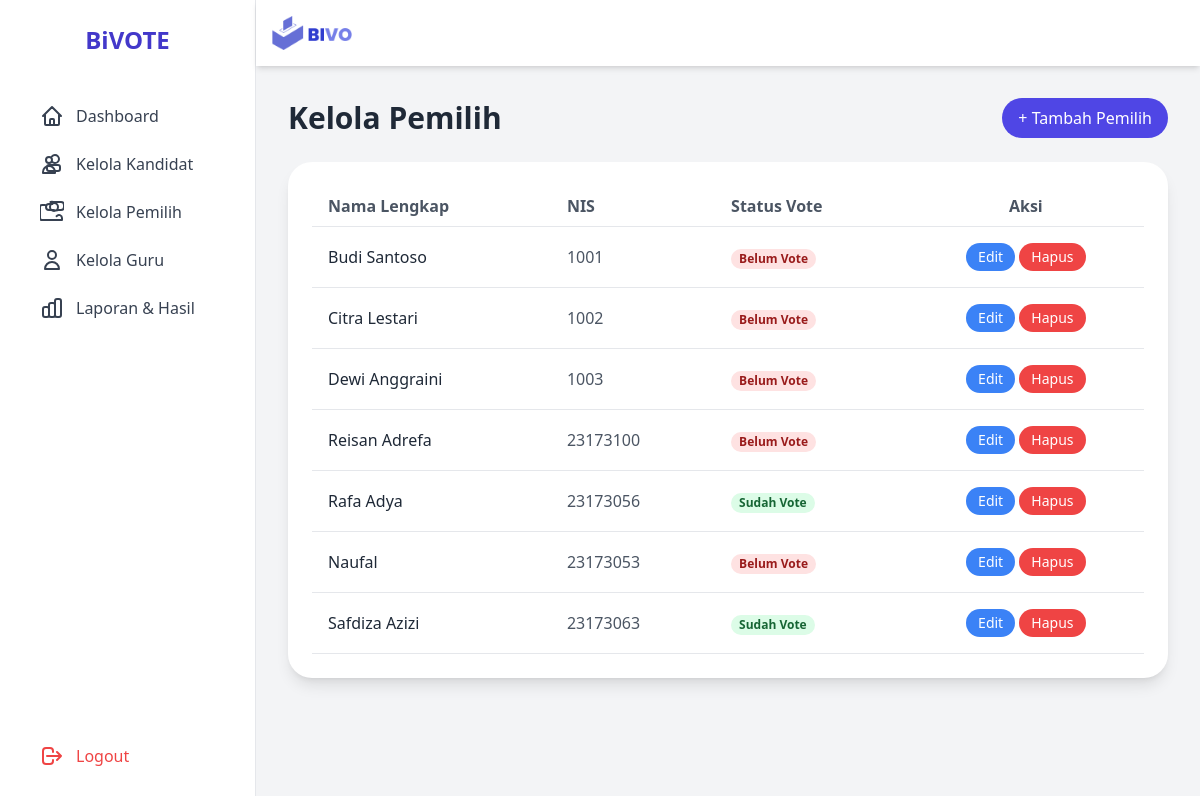
The app's page /admin/manage_votes.php (signed in) with its own data.
### tables this page shows
CREATE TABLE `pemilih` (
  `id` int(11) NOT NULL AUTO_INCREMENT,
  `nis` varchar(50) NOT NULL,
  `nama_lengkap` varchar(255) NOT NULL,
  `tanggal_lahir` varchar(20) NOT NULL COMMENT 'Format: DD/MM/YY',
  `status_memilih` tinyint(1) DEFAULT 0 COMMENT '0=Belum, 1=Sudah',
  `id_kandidat_dipilih` int(11) DEFAULT NULL,
  PRIMARY KEY (`id`),
  UNIQUE KEY `nis` (`nis`),
  KEY `id_kandidat_dipilih` (`id_kandidat_dipilih`),
  CONSTRAINT `pemilih_ibfk_1` FOREIGN KEY (`id_kandidat_dipilih`) REFERENCES `kandidat` (`id`) ON DELETE SET NULL ON UPDATE CASCADE
);

### admin/manage_votes.php (the view, shortened to what this page needs)
<?php
require_once '../config/koneksi.php';
$sql = "SELECT id, nama_lengkap, nis, status_memilih, id_kandidat_dipilih FROM pemilih ORDER BY id ASC";
$result = $koneksi->query($sql);
$voter_list = [];
if ($result->num_rows > 0) {
    while($row = $result->fetch_assoc()) {
        $voter_list[] = $row;
    }
}
?>
<!DOCTYPE html>
<html lang="en">
<head>
    <script src="https://cdn.tailwindcss.com"></script>
    <link rel="stylesheet" href="../assets/css/custom.css">
</head>
<body class="bg-gray-100 min-h-screen flex">
    <?php include '../includes/sidebar_admin.php'; ?>
    <div class="flex-1 flex flex-col min-h-screen">
        <?php include '../includes/header_admin.php'; ?>
        <main class="flex-1 p-8">
            <div class="flex justify-between items-center mb-6">
                <h1 class="text-3xl font-bold text-gray-800">Kelola Pemilih</h1>
                <a href="add_voter.php" class="bg-indigo-600 text-white font-medium py-2 px-4 rounded-full hover:bg-indigo-700 transition-colors">
                    + Tambah Pemilih
                </a>
            </div>
            <div class="bg-white p-6 rounded-3xl shadow-lg overflow-x-auto">
                <table class="w-full text-left">
                    <thead>
                        <tr class="text-gray-600 border-b">
                            <th class="py-2 px-4">Nama Lengkap</th>
                            <th class="py-2 px-4">NIS</th>
                            <th class="py-2 px-4">Status Vote</th>
                            <th class="py-2 px-4 text-center">Aksi</th>
                        </tr>
                    </thead>
                    <tbody>
                        <?php if (count($voter_list) > 0): ?>
                            <?php foreach ($voter_list as $voter): ?>
                                <tr class="border-b hover:bg-gray-50 transition-colors">
                                    <td class="py-4 px-4 font-medium text-gray-800"><?php echo htmlspecialchars($voter['nama_lengkap']); ?></td>
                                    <td class="py-4 px-4 text-gray-600"><?php echo htmlspecialchars($voter['nis']); ?></td>
                                    <td class="py-4 px-4 text-gray-600">
                                        <?php echo $voter['status_memilih'] ? '<span class="px-2 inline-flex text-xs leading-5 font-semibold rounded-full bg-green-100 text-green-800">Sudah Vote</span>' : '<span class="px-2 inline-flex text-xs leading-5 font-semibold rounded-full bg-red-100 text-red-800">Belum Vote</span>'; ?>
                                    </td>
                                    <td class="py-4 px-4 text-center">
                                        <a href="edit_voter.php?id=<?php echo $voter['id']; ?>" class="inline-block bg-blue-500 text-white py-1 px-3 rounded-full text-sm hover:bg-blue-600 transition-colors">
                                            Edit
                                        </a>
                                        <button onclick="confirmDelete(<?php echo $voter['id']; ?>, '<?php echo htmlspecialchars($voter['nama_lengkap']); ?>')" class="bg-red-500 text-white py-1 px-3 rounded-full text-sm hover:bg-red-600 transition-colors">
                                            Hapus
                                        </button>
                                    </td>
                                </tr>
                            <?php endforeach; ?>
                        <?php else: ?>
                            <tr>
                                <td colspan="4" class="py-4 text-center text-gray-500">Belum ada pemilih yang terdaftar.</td>
                            </tr>
                        <?php endif; ?>
                    </tbody>
                </table>
            </div>
        </main>
    </div>
</body>
</html>

### records on screen
pemilih: nama_lengkap "Budi Santoso", nis "1001", status_memilih "Belum Vote"
pemilih: nama_lengkap "Citra Lestari", nis "1002", status_memilih "Belum Vote"
pemilih: nama_lengkap "Dewi Anggraini", nis "1003", status_memilih "Belum Vote"
pemilih: nama_lengkap "Reisan Adrefa", nis "23173100", status_memilih "Belum Vote"
pemilih: nama_lengkap "Rafa Adya", nis "23173056", status_memilih "Sudah Vote"
pemilih: nama_lengkap "Naufal", nis "23173053", status_memilih "Belum Vote"
pemilih: nama_lengkap "Safdiza Azizi", nis "23173063", status_memilih "Sudah Vote"
